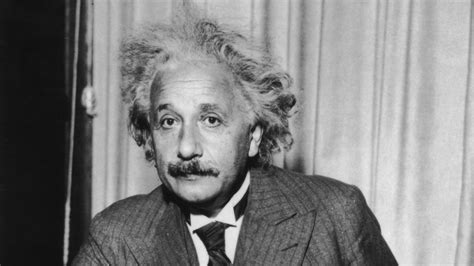
#> input picture image/einstein.jpeg, 474 x 266 px, found by its file name
$ python historgram_eqalization.py
#> lines starting #> are read from the running program, lines starting #| are printed output that depends on the picture
import cv2 as cv
import matplotlib.pyplot as plt
import os
import numpy as np

def build_histrogram():
    print(os.getcwd())
    imgpath1 = os.path.join(os.getcwd(), 'image/einstein.jpeg')
    img = cv.imread(imgpath1, 0)
#> img is the input picture: shape (266, 474); min 7, max 240, mean 129.5
    if img is None:
        print("Failed to load image")
        return

    hist = cv.calcHist([img], [0], None, [256], [0, 256])
#> hist = 256 values, max 5410 at index 19, min 0 at index 0, mean 492.5
    pdf = hist / hist.sum()
#> pdf = 256 values, max 0.0429 at index 19, min 0 at index 0, mean 0.00391
    cdf = pdf.cumsum()
#> cdf = 256 values from 0 to 1

    plt.figure(figsize=(10, 5))
    plt.subplot(3,1,1)
    plt.title("Grayscale Histogram")
    plt.xlabel("Pixel Value")
    plt.ylabel("Frequency")
    plt.xlim([0, 256])
    plt.plot(hist)

    plt.subplot(3,1,2)
    plt.title("PDF")
    plt.xlim(0,255)
    plt.plot(pdf)

    plt.subplot(3,1,3)
    plt.xlim(0,255)
    plt.title("CDF")
    plt.plot(cdf)

    # Show original image with matplotlib
    plt.figure(figsize=(10,10))
    plt.subplot(2,2,1)
    plt.title("Original Image")
    plt.imshow(img, cmap='gray')
    plt.axis("off")

    # [6 lines of commented-out code are left out]

    plt.show()
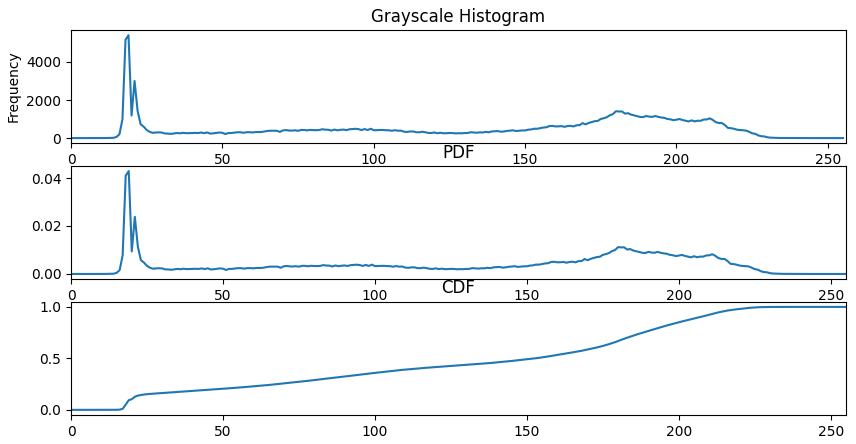
#> figure drawn by matplotlib, 3 panels; panel 1: curve peaks at x = 19, y = 5410; panel 2: curve peaks at x = 19, y = 0.0429; panel 3: curve peaks at x = 240, y = 1

if __name__ == '__main__':
    build_histrogram()

$ run again, with image/flower.jpeg copied over image/einstein.jpeg
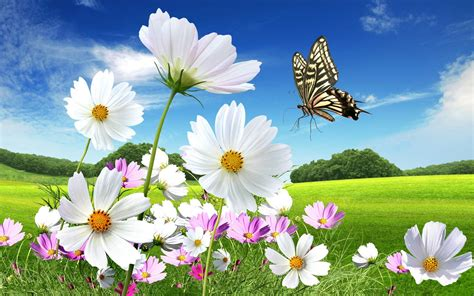
#> input picture image/flower.jpeg, 474 x 296 px, found by its file name
#> in build_histrogram, `img = cv.imread(imgpath1, 0)`:
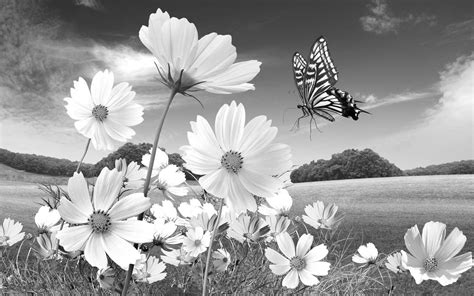
#> img: shape (296, 474); min 0, max 255, mean 155.4
#> hist = 256 values, max 3369 at index 255, min 5 at index 2, mean 548.1
#> pdf = 256 values, max 0.024 at index 255, min 3.56e-05 at index 2, mean 0.00391
#> cdf = 256 values from 0.000271 to 1
#> in build_histrogram, `plt.show()`:
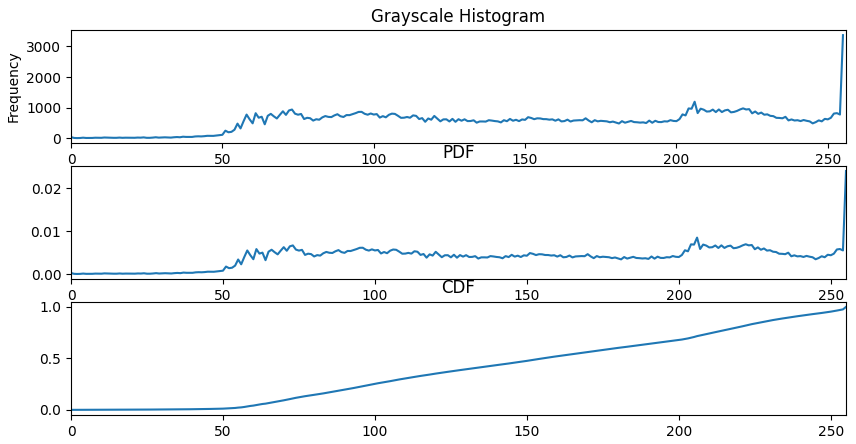
#> figure drawn by matplotlib, 3 panels; panel 1: curve peaks at x = 255, y = 3369; panel 2: curve peaks at x = 255, y = 0.024; panel 3: curve peaks at x = 255, y = 1
